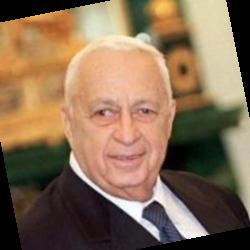
#> input picture Train_lfw/Ariel_Sharon/Ariel_Sharon_0001.jpg, 250 x 250 px
$ python -i preprocessing.py   (imports and definitions only)
#> lines starting #> are read from the running program, lines starting #| are printed output that depends on the picture
#> further down, picture is the input picture: shape (250, 250, 3); mean B, G, R 84.4, 109, 134.7
import cv2

def preprocess_image(img):
    denoised = cv2.GaussianBlur(img, (5, 5), 0)

    lab = cv2.cvtColor(denoised, cv2.COLOR_BGR2LAB)
#> lab: shape (250, 250, 3); mean of channels 0, 1, 2 118.8, 134.7, 145
    l, a, b = cv2.split(lab)
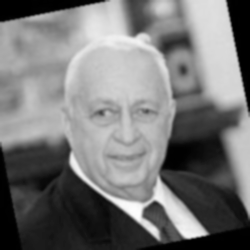
#> l: shape (250, 250); min 0, max 252, mean 118.8
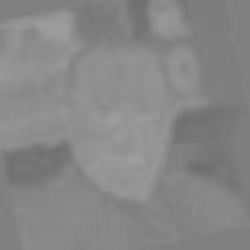
#> a: shape (250, 250); min 110, max 159, mean 134.7
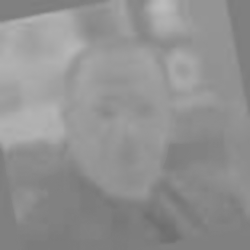
#> b: shape (250, 250); min 110, max 188, mean 145

    clahe = cv2.createCLAHE(clipLimit=2.0, tileGridSize=(8,8))
    l = clahe.apply(l)
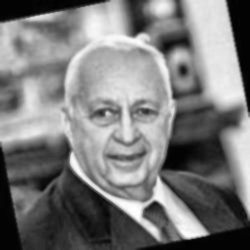
#> l: shape (250, 250); min 1, max 255, mean 123

    enhanced_lab = cv2.merge((l, a, b))
#> enhanced_lab: shape (250, 250, 3); mean of channels 0, 1, 2 123, 134.7, 145
    final_img = cv2.cvtColor(enhanced_lab, cv2.COLOR_LAB2BGR)
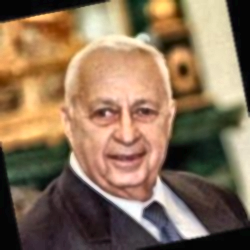
#> final_img: shape (250, 250, 3); mean B, G, R 88.3, 113.1, 138.2

    return final_img

>>> import cv2
>>> picture = cv2.imread('Train_lfw/Ariel_Sharon/Ariel_Sharon_0001.jpg')
>>> result = preprocess_image(picture)

$ run again, on Train_lfw/Ariel_Sharon/Ariel_Sharon_0004.jpg
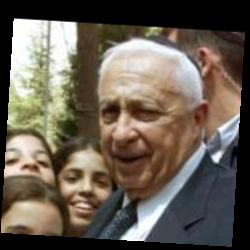
#> input picture Train_lfw/Ariel_Sharon/Ariel_Sharon_0004.jpg, 250 x 250 px
#> picture is the input picture: shape (250, 250, 3); mean B, G, R 83.2, 95, 104.7
#> lab: shape (250, 250, 3); mean of channels 0, 1, 2 101.2, 130.3, 136.1
#> in preprocess_image, `l, a, b = cv2.split(lab)`:
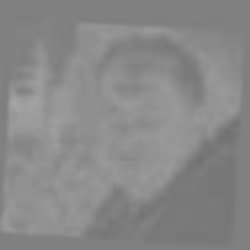
#> b: shape (250, 250); min 113, max 165, mean 136.1
#> enhanced_lab: shape (250, 250, 3); mean of channels 0, 1, 2 105.6, 130.3, 136.1
#> in preprocess_image, `final_img = cv2.cvtColor(enhanced_lab, cv2.COLOR_LAB2BGR)`:
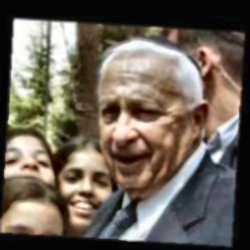
#> final_img: shape (250, 250, 3); mean B, G, R 87.9, 99.7, 109.4

$ run again, on Train_lfw/Ariel_Sharon/Ariel_Sharon_0005.jpg
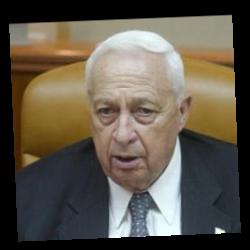
#> input picture Train_lfw/Ariel_Sharon/Ariel_Sharon_0005.jpg, 250 x 250 px
#> picture is the input picture: shape (250, 250, 3); mean B, G, R 75.7, 87.6, 95.3
#> lab: shape (250, 250, 3); mean of channels 0, 1, 2 93.6, 129.8, 135.6
#> in preprocess_image, `l, a, b = cv2.split(lab)`:
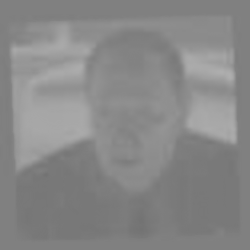
#> b: shape (250, 250); min 115, max 174, mean 135.6
#> enhanced_lab: shape (250, 250, 3); mean of channels 0, 1, 2 99, 129.8, 135.6
#> in preprocess_image, `final_img = cv2.cvtColor(enhanced_lab, cv2.COLOR_LAB2BGR)`:
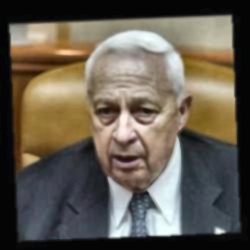
#> final_img: shape (250, 250, 3); mean B, G, R 81.2, 93.1, 100.8

$ run again, on Train_lfw/Ariel_Sharon/Ariel_Sharon_0006.jpg
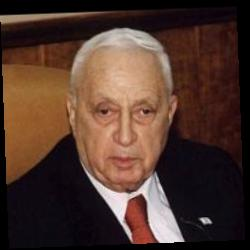
#> input picture Train_lfw/Ariel_Sharon/Ariel_Sharon_0006.jpg, 250 x 250 px
#> picture is the input picture: shape (250, 250, 3); mean B, G, R 45, 55, 80.1
#> lab: shape (250, 250, 3); mean of channels 0, 1, 2 63.4, 137.4, 138.3
#> in preprocess_image, `l, a, b = cv2.split(lab)`:
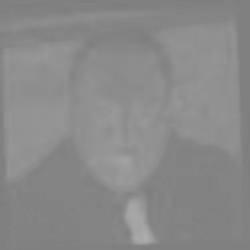
#> a: shape (250, 250); min 126, max 172, mean 137.4
#> enhanced_lab: shape (250, 250, 3); mean of channels 0, 1, 2 76.6, 137.4, 138.3
#> in preprocess_image, `final_img = cv2.cvtColor(enhanced_lab, cv2.COLOR_LAB2BGR)`:
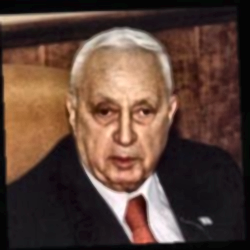
#> final_img: shape (250, 250, 3); mean B, G, R 57, 68, 93.6
